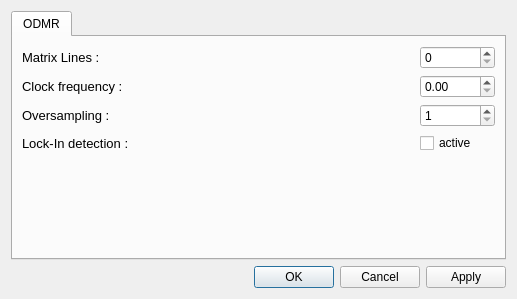
<?xml version="1.0" encoding="UTF-8"?>
<ui version="4.0">
 <class>SettingsDialog</class>
 <widget class="QDialog" name="SettingsDialog">
  <property name="geometry">
   <rect>
    <x>0</x>
    <y>0</y>
    <width>517</width>
    <height>299</height>
   </rect>
  </property>
  <property name="windowTitle">
   <string>qudi: ODMR - Settings</string>
  </property>
  <layout class="QGridLayout" name="gridLayout_2">
   <item row="1" column="0">
    <widget class="QDialogButtonBox" name="buttonBox">
     <property name="orientation">
      <enum>Qt::Horizontal</enum>
     </property>
     <property name="standardButtons">
      <set>QDialogButtonBox::Apply|QDialogButtonBox::Cancel|QDialogButtonBox::Ok</set>
     </property>
    </widget>
   </item>
   <item row="0" column="0">
    <widget class="QTabWidget" name="tabWidget">
     <widget class="QWidget" name="odmrtab">
      <attribute name="title">
       <string>ODMR</string>
      </attribute>
      <layout class="QGridLayout" name="gridLayout">
       <item row="1" column="0">
        <widget class="QLabel" name="label_2">
         <property name="font">
          <font>
           <pointsize>10</pointsize>
          </font>
         </property>
         <property name="toolTip">
          <string>That is the inverse time how long the scanner stays at the desired frequency and counts.</string>
         </property>
         <property name="text">
          <string>Clock frequency :</string>
         </property>
        </widget>
       </item>
       <item row="4" column="0">
        <spacer name="verticalSpacer">
         <property name="orientation">
          <enum>Qt::Vertical</enum>
         </property>
         <property name="sizeHint" stdset="0">
          <size>
           <width>20</width>
           <height>40</height>
          </size>
         </property>
        </spacer>
       </item>
       <item row="1" column="1">
        <widget class="QDoubleSpinBox" name="clock_frequency_DoubleSpinBox">
         <property name="sizePolicy">
          <sizepolicy hsizetype="Expanding" vsizetype="Fixed">
           <horstretch>0</horstretch>
           <verstretch>0</verstretch>
          </sizepolicy>
         </property>
         <property name="maximumSize">
          <size>
           <width>75</width>
           <height>16777215</height>
          </size>
         </property>
         <property name="maximum">
          <double>100000.000000000000000</double>
         </property>
        </widget>
       </item>
       <item row="0" column="0">
        <widget class="QLabel" name="label">
         <property name="font">
          <font>
           <pointsize>10</pointsize>
          </font>
         </property>
         <property name="toolTip">
          <string>This is the number of lines plotted in the Matrix Plot (lower plot).</string>
         </property>
         <property name="text">
          <string>Matrix Lines :</string>
         </property>
        </widget>
       </item>
       <item row="0" column="1">
        <widget class="QSpinBox" name="matrix_lines_SpinBox">
         <property name="sizePolicy">
          <sizepolicy hsizetype="Expanding" vsizetype="Fixed">
           <horstretch>0</horstretch>
           <verstretch>0</verstretch>
          </sizepolicy>
         </property>
         <property name="maximumSize">
          <size>
           <width>75</width>
           <height>16777215</height>
          </size>
         </property>
         <property name="maximum">
          <number>100000</number>
         </property>
        </widget>
       </item>
       <item row="2" column="1">
        <widget class="QSpinBox" name="oversampling_SpinBox">
         <property name="sizePolicy">
          <sizepolicy hsizetype="Expanding" vsizetype="Fixed">
           <horstretch>0</horstretch>
           <verstretch>0</verstretch>
          </sizepolicy>
         </property>
         <property name="maximumSize">
          <size>
           <width>75</width>
           <height>16777215</height>
          </size>
         </property>
         <property name="minimum">
          <number>1</number>
         </property>
         <property name="maximum">
          <number>100000</number>
         </property>
        </widget>
       </item>
       <item row="2" column="0">
        <widget class="QLabel" name="label_3">
         <property name="font">
          <font>
           <pointsize>10</pointsize>
          </font>
         </property>
         <property name="toolTip">
          <string>That is the inverse time how long the scanner stays at the desired frequency and counts.</string>
         </property>
         <property name="text">
          <string>Oversampling :</string>
         </property>
        </widget>
       </item>
       <item row="3" column="0">
        <widget class="QLabel" name="label_4">
         <property name="font">
          <font>
           <pointsize>10</pointsize>
          </font>
         </property>
         <property name="toolTip">
          <string>That is the inverse time how long the scanner stays at the desired frequency and counts.</string>
         </property>
         <property name="text">
          <string>Lock-In detection :</string>
         </property>
        </widget>
       </item>
       <item row="3" column="1">
        <widget class="QCheckBox" name="lock_in_CheckBox">
         <property name="text">
          <string>active</string>
         </property>
        </widget>
       </item>
      </layout>
     </widget>
    </widget>
   </item>
  </layout>
 </widget>
 <resources/>
 <connections>
  <connection>
   <sender>buttonBox</sender>
   <signal>accepted()</signal>
   <receiver>SettingsDialog</receiver>
   <slot>accept()</slot>
   <hints>
    <hint type="sourcelabel">
     <x>248</x>
     <y>254</y>
    </hint>
    <hint type="destinationlabel">
     <x>157</x>
     <y>274</y>
    </hint>
   </hints>
  </connection>
  <connection>
   <sender>buttonBox</sender>
   <signal>rejected()</signal>
   <receiver>SettingsDialog</receiver>
   <slot>reject()</slot>
   <hints>
    <hint type="sourcelabel">
     <x>316</x>
     <y>260</y>
    </hint>
    <hint type="destinationlabel">
     <x>286</x>
     <y>274</y>
    </hint>
   </hints>
  </connection>
 </connections>
</ui>
